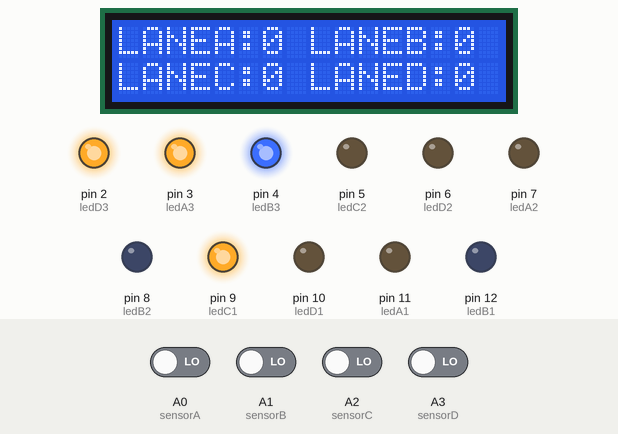
Recording of a sketch running on a simulated Arduino Uno, built with avr-gcc and run on an emulated ATmega328P. On the bench: 16×2 character LCD, output pins drawn as LEDs (lit = HIGH). Inputs (shaded band) come from the test bench; at power-on: A0 (sensorA), A1 (sensorB), A2 (sensorC), A3 (sensorD) LOW. Pins used as bus, display or sensor lines are not drawn; what the sketch prints to the serial monitor is not drawn.

Above: at 20.5 s.
20.6 s: A0 (sensorA) driven HIGH
At 27.4 s:
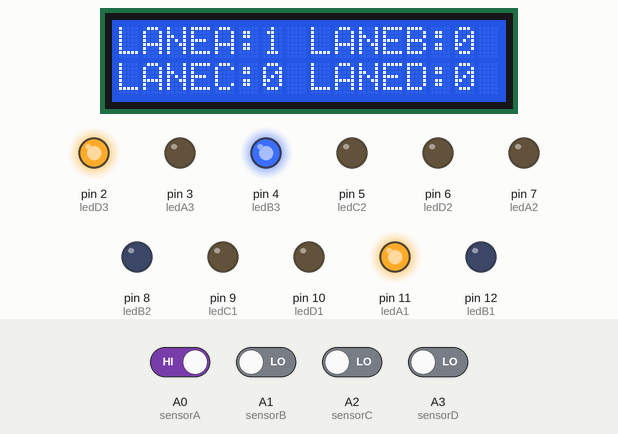
39.6 s: A1 (sensorB) driven HIGH
At 44.7 s:
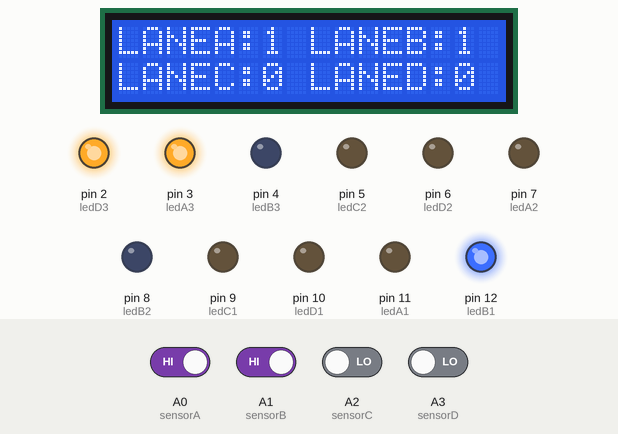
57.7 s: A2 (sensorC) driven HIGH
At 63.2 s:
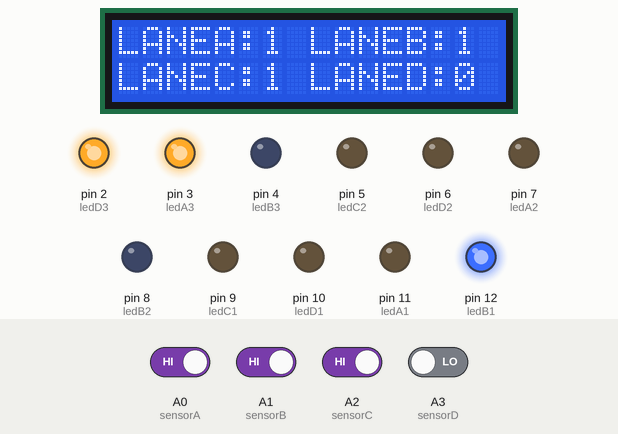
63.8 s: A3 (sensorD) driven HIGH
At 69.0 s:
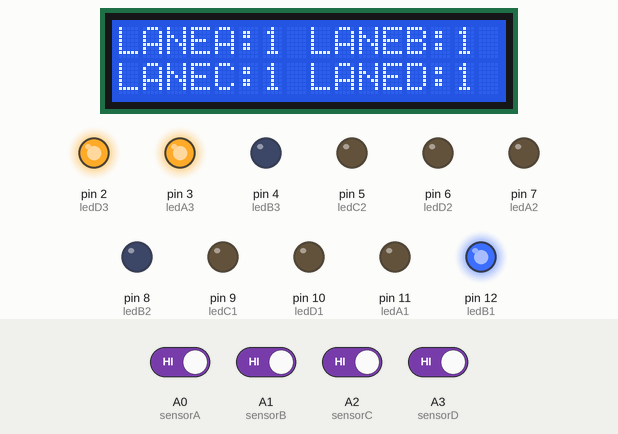
69.8 s: A1 (sensorB) driven LOW
At 74.8 s:
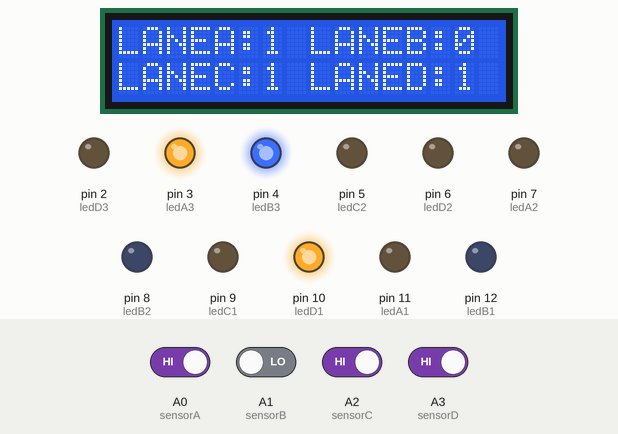
Timing chart, 0 to 88.0 s (numbered marks = the images above; inputs shaded):
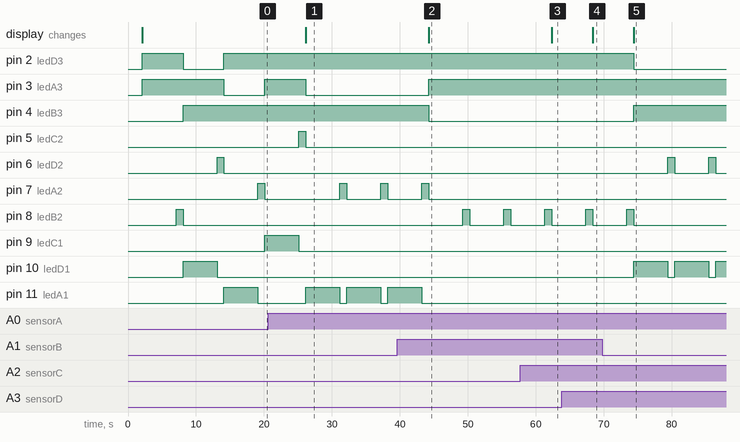

The sketch:

TRAFFIC_4.ino
```cpp
#include <Wire.h>
#include <LiquidCrystal_I2C.h>
#include <SoftwareSerial.h>

#define ledA1 11
#define ledA2 7
#define ledA3 3

#define ledB1 12
#define ledB2 8
#define ledB3 4

#define ledC1 9
#define ledC2 5
#define ledC3 1

#define ledD1 10
#define ledD2 6
#define ledD3 2

// Define IR sensor pins
#define sensorA A0
#define sensorB A1
#define sensorC A2
#define sensorD A3

int a, b, c, d;

LiquidCrystal_I2C lcd(0x27, 16, 2);  // Change 0x3F to your I2C address if different
SoftwareSerial gsmSerial(0, 1);      // RX, TX pins for GSM module

void setup() {
  Serial.begin(9600);

  // Initialize the LCD
  lcd.init();
  lcd.backlight();

  // Print a test message on the LCD to verify it works
  lcd.setCursor(0, 0);
  lcd.print("Traffic Control");
  lcd.setCursor(0, 1);
  lcd.print("System Init");

  delay(2000);  // Display this message for 2 seconds

  // Initialize the LED pins as outputs
  pinMode(ledA1, OUTPUT);
  pinMode(ledA2, OUTPUT);
  pinMode(ledA3, OUTPUT);

  pinMode(ledB1, OUTPUT);
  pinMode(ledB2, OUTPUT);
  pinMode(ledB3, OUTPUT);

  pinMode(ledC1, OUTPUT);
  pinMode(ledC2, OUTPUT);
  pinMode(ledC3, OUTPUT);

  pinMode(ledD1, OUTPUT);
  pinMode(ledD2, OUTPUT);
  pinMode(ledD3, OUTPUT);

  // Initialize the sensor pins as inputs
  pinMode(sensorA, INPUT);
  pinMode(sensorB, INPUT);
  pinMode(sensorC, INPUT);
  pinMode(sensorD, INPUT);
}

void loop() {
  readSensor();

  // Check all sensors for high state to send an alert
  if (a == 1 && b == 1 && c == 1 && d == 1) {
    Serial.println("All IR sensors high. Traffic alert!");
  }

  // Traffic light control logic
  if (b == 1) {
    roadBopen();
  } else if (d == 1) {
    roadDopen();
    if (b == 1) {
      roadBopen();
    }
  } else if (a == 1) {
    roadAopen();
    if (b == 1) {
      roadBopen();
    } else if (d == 1) {
      roadDopen();
    }
  } else if (c == 1) {
    roadCopen();
    if (b == 1) {
      roadBopen();
    } else if (d == 1) {
      roadDopen();
    }
  } else {
    roadBopen(); // Default to opening road B if no other conditions are met
    if (a == 0 && b == 0 && c == 0 && d == 0) {
      roadDopen();
    }
    if (a == 0 && b == 0 && c == 0 && d == 0) {
      roadAopen();
    }
    if (a == 0 && b == 0 && c == 0 && d == 0) {
      roadCopen();
    }
  }
}

void readSensor() {
  a = digitalRead(sensorA);
  b = digitalRead(sensorB);
  c = digitalRead(sensorC);
  d = digitalRead(sensorD);

  Serial.print("Sensor States - A: ");
  Serial.print(a);
  Serial.print(" B: ");
  Serial.print(b);
  Serial.print(" C: ");
  Serial.print(c);
  Serial.print(" D: ");
  Serial.println(d);

  // Update LCD with sensor states
  lcd.clear(); // Clear the display before updating
  lcd.setCursor(0, 0);
  lcd.print("LANEA:");
  lcd.print(a);
  lcd.print(" LANEB:");
  lcd.print(b);
  lcd.setCursor(0, 1);
  lcd.print("LANEC:");
  lcd.print(c);
  lcd.print(" LANED:");
  lcd.print(d);
}

void roadAopen() {
  digitalWrite(ledA3, LOW);

  digitalWrite(ledA1, HIGH);
  digitalWrite(ledB3, HIGH);
  digitalWrite(ledC3, HIGH);
  digitalWrite(ledD3, HIGH);
  delay(5000);
  digitalWrite(ledA1, LOW);
  digitalWrite(ledA2, HIGH);
  delay(1000);
  digitalWrite(ledA2, LOW);
}

void roadBopen() {
  digitalWrite(ledB3, LOW);

  digitalWrite(ledA3, HIGH);
  digitalWrite(ledB1, HIGH);
  digitalWrite(ledC3, HIGH);
  digitalWrite(ledD3, HIGH);
  delay(5000);
  digitalWrite(ledB1, LOW);
  digitalWrite(ledB2, HIGH);
  delay(1000);
  digitalWrite(ledB2, LOW);
}

void roadCopen() {
  digitalWrite(ledC3, LOW);

  digitalWrite(ledA3, HIGH);
  digitalWrite(ledB3, HIGH);
  digitalWrite(ledC1, HIGH);
  digitalWrite(ledD3, HIGH);
  delay(5000);
  digitalWrite(ledC1, LOW);
  digitalWrite(ledC2, HIGH);
  delay(1000);
  digitalWrite(ledC2, LOW);
}

void roadDopen() {
  digitalWrite(ledD3, LOW);

  digitalWrite(ledA3, HIGH);
  digitalWrite(ledB3, HIGH);
  digitalWrite(ledC3, HIGH);
  digitalWrite(ledD1, HIGH);
  delay(5000);
  digitalWrite(ledD1, LOW);
  digitalWrite(ledD2, HIGH);
  delay(1000);
  digitalWrite(ledD2, LOW);
}
```

Measured:
- after the input at 20.6 s, pin 2 (ledD3): stays HIGH (without the input it goes to LOW after 11.6 s); pin 3 (ledA3): HIGH → LOW after 5.6 s instead of 17.6 s
- after the input at 39.6 s, pin 3 (ledA3): LOW → HIGH after 4.7 s; pin 4 (ledB3): HIGH → LOW after 4.7 s; pin 7 (ledA2): goes on until 44.2 s, then stays LOW; pin 8 (ledB2): alternates HIGH for 1.0 s and LOW for 5.0 s, starting after 9.7 s; pin 11 (ledA1): goes on until 43.2 s, then stays LOW; the display: changes after 4.7 s (image 2)
- after the input at 57.7 s, the display: changes after 4.7 s (image 3)
- after the input at 63.8 s, the display: changes after 4.6 s (image 4)
- after the input at 69.8 s, pin 2 (ledD3): HIGH → LOW after 4.6 s; pin 4 (ledB3): LOW → HIGH after 4.6 s
- by itself, pin 11 (ledA1): alternates HIGH for 5.0 s and LOW for 1.0 s
